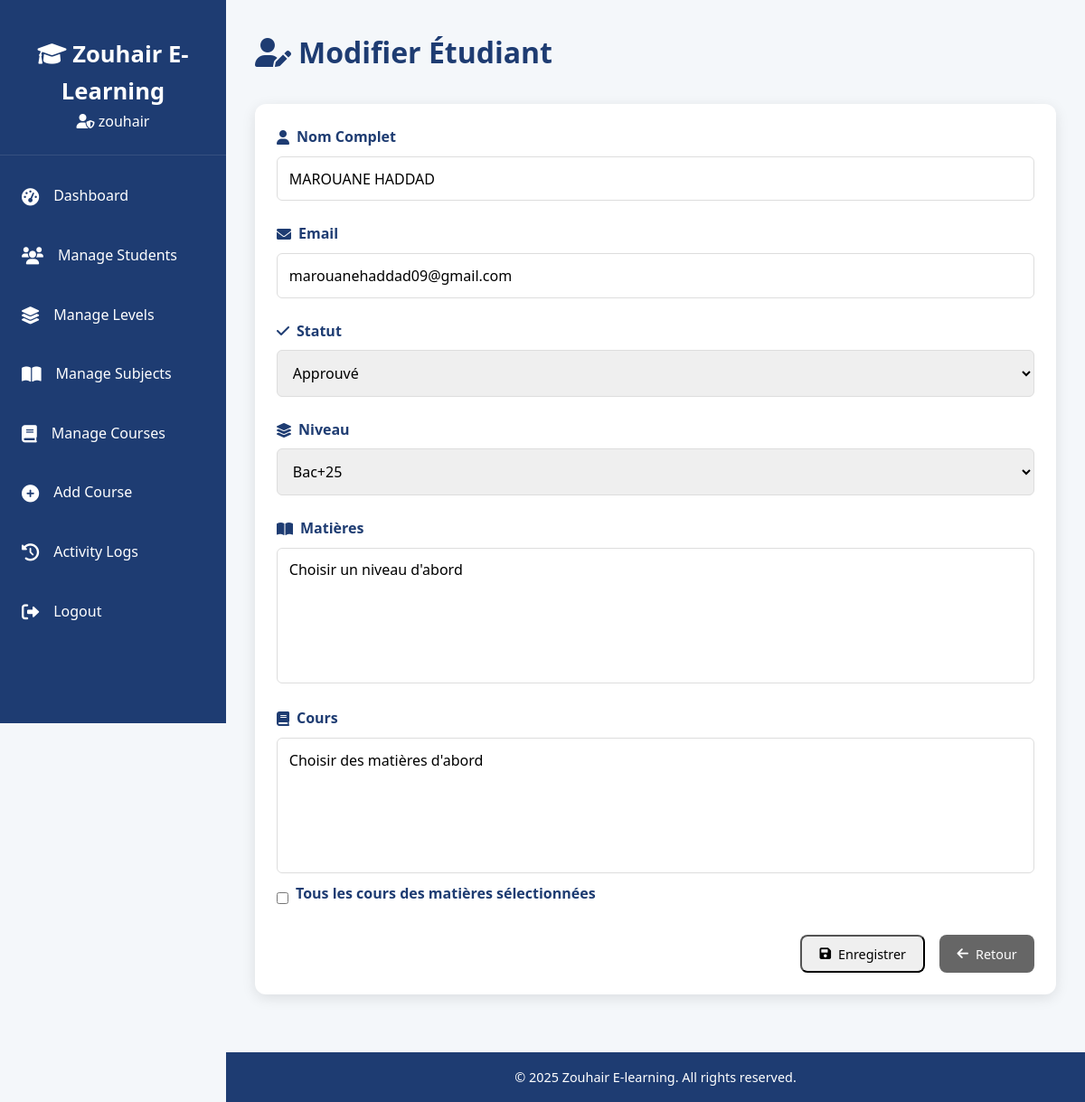
Page /admin/edit_student.php?id=16 (signed in) on the committed database.
### tables this page shows
CREATE TABLE `students` (
  `id` int(11) NOT NULL,
  `full_name` varchar(100) NOT NULL,
  `email` varchar(100) NOT NULL,
  `password` varchar(255) NOT NULL,
  `status` enum('pending','approved','rejected') DEFAULT 'pending',
  `device_id` varchar(36) NOT NULL,
  `device_name` varchar(255) DEFAULT NULL,
  `latitude` decimal(10,8) DEFAULT NULL,
  `longitude` decimal(11,8) DEFAULT NULL,
  `level_id` int(11) DEFAULT NULL,
  `created_at` datetime DEFAULT current_timestamp()
);

CREATE TABLE `levels` (
  `id` int(11) NOT NULL,
  `name` varchar(50) NOT NULL,
  `description` text DEFAULT NULL,
  `created_at` datetime DEFAULT current_timestamp()
);

### admin/edit_student.php (the view, shortened to what this page needs)
<?php
require_once '../includes/db_connect.php';
$student_id = (int)$_GET['id'];
$student_query = $db->query("SELECT * FROM students WHERE id = $student_id");
$student = $student_query->fetch_assoc();
$levels = $db->query("SELECT * FROM levels");
?>
<!DOCTYPE html>
<html lang="fr">
<head>
    <link rel="stylesheet" href="../assets/css/admin.css">
    <link rel="stylesheet" href="https://cdnjs.cloudflare.com/ajax/libs/font-awesome/6.0.0-beta3/css/all.min.css">
</head>
<body>
    <?php include '../includes/header.php'; ?>
    <main class="dashboard">
        <h1><i class="fas fa-user-edit"></i> Modifier Étudiant</h1>
        <form method="POST" class="edit-form">
            <div class="form-group">
                <label><i class="fas fa-user"></i> Nom Complet</label>
                <input type="text" name="full_name" value="<?php echo htmlspecialchars($student['full_name']); ?>" required>
            </div>
            <div class="form-group">
                <label><i class="fas fa-envelope"></i> Email</label>
                <input type="email" name="email" value="<?php echo htmlspecialchars($student['email']); ?>" required>
            </div>
            <div class="form-group">
                <label><i class="fas fa-check"></i> Statut</label>
                <select name="status" required>
                    <option value="approved" <?php echo $student['status'] == 'approved' ? 'selected' : ''; ?>>Approuvé</option>
                </select>
            </div>
            <div class="form-group">
                <label><i class="fas fa-layer-group"></i> Niveau</label>
                <select name="level_id" id="levelId" required>
                    <?php while ($level = $levels->fetch_assoc()): ?>
                        <option value="<?php echo $level['id']; ?>" <?php echo $student['level_id'] == $level['id'] ? 'selected' : ''; ?>>
                            <?php echo htmlspecialchars($level['name']); ?>
                        </option>
                    <?php endwhile; ?>
                </select>
            </div>
            <div class="form-group">
                <label><i class="fas fa-book-open"></i> Matières</label>
                <select name="subject_ids[]" id="subjectIds" multiple required>
                    <option value="">Choisir un niveau d'abord</option>
                </select>
            </div>
            <div class="form-group">
                <label><i class="fas fa-book"></i> Cours</label>
                <select name="course_ids[]" id="courseIds" multiple>
                    <option value="">Choisir des matières d'abord</option>
                </select>
                <div class="checkbox-group">
                    <input type="checkbox" name="all_courses" id="allCourses" value="1">
                    <label for="allCourses">Tous les cours des matières sélectionnées</label>
                </div>
            </div>
            <div class="form-actions">
                <button type="submit" class="btn-action"><i class="fas fa-save"></i> Enregistrer</button>
                <a href="view_student.php?id=<?php echo $student_id; ?>" class="btn-action back"><i class="fas fa-arrow-left"></i> Retour</a>
            </div>
        </form>
    </main>
    <?php include '../includes/footer.php'; ?>
</body>
</html>

### includes/header.php (shortened to what this page needs)
<?php
require_once '../includes/db_connect.php';
$admin_id = $_SESSION['admin_id'];
$admin = $db->query("SELECT username FROM admins WHERE id = $admin_id")->fetch_assoc();
$admin_name = $admin ? htmlspecialchars($admin['username']) : 'Admin';
?>
<!DOCTYPE html>
<html lang="en">
<head>
    <link rel="stylesheet" href="../assets/css/admin.css">
    <link rel="stylesheet" href="https://cdn.datatables.net/1.11.5/css/jquery.dataTables.min.css">
    <link rel="stylesheet" href="https://cdnjs.cloudflare.com/ajax/libs/font-awesome/6.0.0-beta3/css/all.min.css">
</head>
<body>
    <aside class="sidebar">
        <div class="sidebar-header">
            <h2><i class="fas fa-graduation-cap"></i> Zouhair E-Learning</h2>
            <p class="admin-name"><i class="fas fa-user-shield"></i> <?php echo $admin_name; ?></p>
        </div>
        <nav class="sidebar-nav">
            <ul>
                <li><a href="../admin/dashboard.php" <?php echo basename($_SERVER['PHP_SELF']) == 'dashboard.php' ? 'class="active"' : ''; ?>><i class="fas fa-tachometer-alt"></i> <span>Dashboard</span></a></li>
                <li><a href="../admin/manage_students.php" <?php echo basename($_SERVER['PHP_SELF']) == 'manage_students.php' ? 'class="active"' : ''; ?>><i class="fas fa-users"></i> <span>Manage Students</span></a></li>
                <li><a href="../admin/manage_levels.php" <?php echo basename($_SERVER['PHP_SELF']) == 'manage_levels.php' ? 'class="active"' : ''; ?>><i class="fas fa-layer-group"></i> <span>Manage Levels</span></a></li>
                <li><a href="../admin/manage_subjects.php" <?php echo basename($_SERVER['PHP_SELF']) == 'manage_subjects.php' ? 'class="active"' : ''; ?>><i class="fas fa-book-open"></i> <span>Manage Subjects</span></a></li>
                <li><a href="../admin/manage_courses.php" <?php echo basename($_SERVER['PHP_SELF']) == 'manage_courses.php' ? 'class="active"' : ''; ?>><i class="fas fa-book"></i> <span>Manage Courses</span></a></li>
                <li><a href="../admin/add_course.php" <?php echo basename($_SERVER['PHP_SELF']) == 'add_course.php' ? 'class="active"' : ''; ?>><i class="fas fa-plus-circle"></i> <span>Add Course</span></a></li>
                <li><a href="../admin/activity_logs.php" <?php echo basename($_SERVER['PHP_SELF']) == 'activity_logs.php' ? 'class="active"' : ''; ?>><i class="fas fa-history"></i> <span>Activity Logs</span></a></li>
                <li><a href="../admin/logout.php"><i class="fas fa-sign-out-alt"></i> <span>Logout</span></a></li>
            </ul>
        </nav>
    </aside>
    <div class="main-content">

### assets/css/admin.css (style rules this page uses)
* { margin: 0; padding: 0; box-sizing: border-box; font-family: 'Segoe UI', Tahoma, Geneva, Verdana, sans-serif; }
body { background: #f4f7fa; color: #333; line-height: 1.6; overflow-x: hidden; }
.sidebar { position: fixed; top: 0; left: 0; width: 250px; height: 100vh; background: #1e3c72; color: #fff; padding: 1rem 0; transition: transform 0.3s ease; z-index: 1000; }
.sidebar-header { padding: 1.5rem; text-align: center; border-bottom: 1px solid rgba(255, 255, 255, 0.1); }
.sidebar-header h2 { font-size: 1.6rem; font-weight: 600; }
.sidebar-nav ul { list-style: none; margin-top: 1rem; }
.sidebar-nav li { margin: 0.5rem 0; }
.sidebar-nav a { display: flex; align-items: center; padding: 1rem 1.5rem; color: #fff; text-decoration: none; transition: all 0.3s ease; }
.sidebar-nav i { margin-right: 1rem; font-size: 1.2rem; }
.main-content { margin-left: 250px; padding: 2rem; min-height: 100vh; background: #f4f7fa; transition: margin-left 0.3s ease; }
.dashboard h1 { font-size: 2rem; margin-bottom: 2rem; color: #1e3c72; display: flex; align-items: center; gap: 0.5rem; }
.btn-action { display: inline-flex; align-items: center; gap: 0.5rem; padding: 0.6rem 1.2rem; border-radius: 8px; text-decoration: none; font-size: 0.9rem; transition: all 0.3s ease; cursor: pointer; }
.btn-action.back, .btn-action.cancel { background: #666; color: #fff; }
.form-group { margin-bottom: 1.5rem; }
.form-group label { display: flex; align-items: center; gap: 0.5rem; font-weight: 500; margin-bottom: 0.5rem; color: #1e3c72; }
.form-group input, .form-group select, .form-group textarea { width: 100%; padding: 0.8rem; border: 1px solid #ddd; border-radius: 6px; font-size: 1rem; transition: border-color 0.3s ease; }
.form-group select[multiple] { height: 150px; }
.sidebar-nav a::before { content: ""; position: absolute; left: 0; top: 0; height: 100%; width: 0; background: rgba(255, 255, 255, 0.1); transition: width 0.3s ease; }
.btn-action i { transition: transform 0.3s ease; }
.checkbox-group { margin-top: 0.5rem; display: flex; align-items: center; gap: 0.5rem; }
.checkbox-group input[type="checkbox"] { width: auto; margin: 0; }
.edit-form { background: #fff; padding: 1.5rem; border-radius: 12px; box-shadow: 0 4px 15px rgba(0, 0, 0, 0.1); max-width: 900px; margin: 0 auto 2rem; }
.form-group label { display: flex; align-items: center; gap: 0.5rem; font-weight: 600; color: #1e3c72; margin-bottom: 0.5rem; }
.form-group input[type="text"], .form-group input[type="email"] { width: 100%; padding: 0.8rem; border: 1px solid #ddd; border-radius: 6px; font-size: 1rem; }
.form-actions { display: flex; gap: 1rem; justify-content: flex-end; }

### rows in the picture
students: full_name "MAROUANE HADDAD", email "marouanehaddad09@gmail.com", status "Approuvé", level_id "Bac+25"

### other values in the picture
$admin_name "zouhair"
